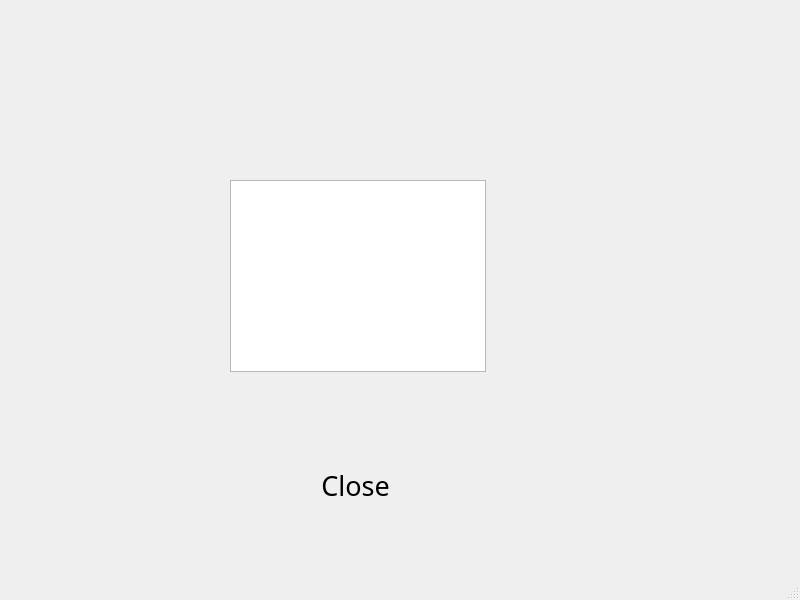
<?xml version="1.0" encoding="UTF-8"?>
<ui version="4.0">
 <class>rank</class>
 <widget class="QMainWindow" name="rank">
  <property name="geometry">
   <rect>
    <x>0</x>
    <y>0</y>
    <width>800</width>
    <height>600</height>
   </rect>
  </property>
  <property name="windowTitle">
   <string>MainWindow</string>
  </property>
  <property name="styleSheet">
   <string notr="true">rank{border-image: url(:/pic/pic/rank2.jpg);}</string>
  </property>
  <widget class="QWidget" name="centralwidget">
   <widget class="QPushButton" name="pushButton">
    <property name="geometry">
     <rect>
      <x>300</x>
      <y>470</y>
      <width>111</width>
      <height>31</height>
     </rect>
    </property>
    <property name="font">
     <font>
      <family>Pristina</family>
      <pointsize>20</pointsize>
     </font>
    </property>
    <property name="text">
     <string>Close</string>
    </property>
    <property name="flat">
     <bool>true</bool>
    </property>
   </widget>
   <widget class="QListWidget" name="listWidget">
    <property name="geometry">
     <rect>
      <x>230</x>
      <y>180</y>
      <width>256</width>
      <height>192</height>
     </rect>
    </property>
    <property name="font">
     <font>
      <family>Small Fonts</family>
      <pointsize>14</pointsize>
      <weight>50</weight>
      <italic>false</italic>
      <bold>false</bold>
     </font>
    </property>
    <property name="styleSheet">
     <string notr="true">border-image: url(:/pic/pic/back.png);</string>
    </property>
    <property name="selectionRectVisible">
     <bool>false</bool>
    </property>
   </widget>
  </widget>
  <widget class="QMenuBar" name="menubar">
   <property name="geometry">
    <rect>
     <x>0</x>
     <y>0</y>
     <width>800</width>
     <height>21</height>
    </rect>
   </property>
  </widget>
  <widget class="QStatusBar" name="statusbar"/>
 </widget>
 <resources/>
 <connections/>
</ui>
